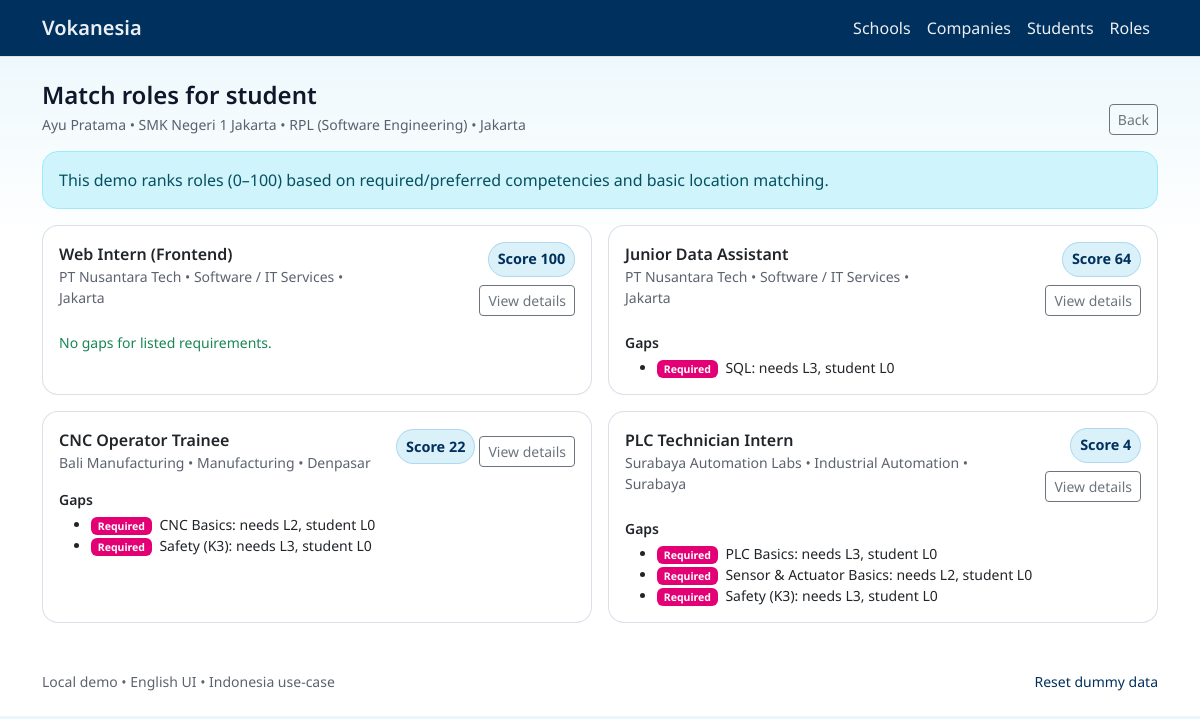
The app's page /match/student/1 with its own data.
### tables this page shows
CREATE TABLE students (
  id INTEGER PRIMARY KEY AUTOINCREMENT,
  name TEXT NOT NULL,
  school_id INTEGER NOT NULL,
  program TEXT NOT NULL,
  city TEXT,
  availability TEXT,
  about TEXT,
  FOREIGN KEY(school_id) REFERENCES schools(id) ON DELETE CASCADE
);

CREATE TABLE schools (
  id INTEGER PRIMARY KEY AUTOINCREMENT,
  name TEXT NOT NULL,
  city TEXT
);

CREATE TABLE roles (
  id INTEGER PRIMARY KEY AUTOINCREMENT,
  company_id INTEGER NOT NULL,
  title TEXT NOT NULL,
  description TEXT,
  city TEXT,
  FOREIGN KEY(company_id) REFERENCES companies(id) ON DELETE CASCADE
);

CREATE TABLE companies (
  id INTEGER PRIMARY KEY AUTOINCREMENT,
  name TEXT NOT NULL,
  sector TEXT,
  city TEXT
);

CREATE TABLE role_requirements (
  id INTEGER PRIMARY KEY AUTOINCREMENT,
  role_id INTEGER NOT NULL,
  competency_id INTEGER NOT NULL,
  min_level INTEGER NOT NULL CHECK(min_level BETWEEN 1 AND 5),
  required INTEGER NOT NULL CHECK(required IN (0,1)),
  FOREIGN KEY(role_id) REFERENCES roles(id) ON DELETE CASCADE,
  FOREIGN KEY(competency_id) REFERENCES competencies(id) ON DELETE CASCADE
);

CREATE TABLE competencies (
  id INTEGER PRIMARY KEY AUTOINCREMENT,
  name TEXT NOT NULL,
  category TEXT
);

### app.py (the view)
@app.route("/match/student/<int:student_id>")
def match_student(student_id: int):
    db = get_db()
    student = fetch_one(
        db,
        """
        SELECT s.*, sc.name AS school_name
        FROM students s
        JOIN schools sc ON sc.id = s.school_id
        WHERE s.id = ?
        """,
        (student_id,),
    )
    if not student:
        return render_template("not_found.html", title="Student not found"), 404
    roles_rows = fetch_all(
        db,
        """
        SELECT r.*, c.name AS company_name, c.sector
        FROM roles r
        JOIN companies c ON c.id = r.company_id
        ORDER BY r.title ASC
        """,
    )
    student_skills = get_student_skill_map(db, int(student_id))
    ranked = []
    for role in roles_rows:
        requirements = get_role_requirements(db, int(role["id"]))
        score, gaps = compute_match_score(student["city"], role["city"], student_skills, requirements)
        ranked.append({"role": role, "score": score, "gaps": gaps})
    ranked.sort(key=lambda x: x["score"], reverse=True)
    return render_template("match_student.html", student=student, ranked=ranked)

### app.py (called while the page is built)
def get_db() -> sqlite3.Connection:
    if "db" not in g:
        conn = sqlite3.connect(DB_PATH)
        conn.row_factory = sqlite3.Row
        g.db = conn
    return g.db

def fetch_all(db: sqlite3.Connection, sql: str, params: Tuple[Any, ...] = ()) -> List[sqlite3.Row]:
    return db.execute(sql, params).fetchall()

def fetch_one(db: sqlite3.Connection, sql: str, params: Tuple[Any, ...] = ()) -> sqlite3.Row | None:
    return db.execute(sql, params).fetchone()

def get_student_skill_map(db: sqlite3.Connection, student_id: int) -> Dict[int, Dict[str, Any]]:
    rows = fetch_all(
        db,
        """
        SELECT ss.competency_id, ss.level, ss.verified, c.name AS competency_name, c.category
        FROM student_skills ss
        JOIN competencies c ON c.id = ss.competency_id
        WHERE ss.student_id = ?
        """,
        (student_id,),
    )
    out: Dict[int, Dict[str, Any]] = {}
    for r in rows:
        out[int(r["competency_id"])] = {
            "level": int(r["level"]),
            "verified": int(r["verified"]),
            "name": r["competency_name"],
            "category": r["category"],
        }
    return out

def get_role_requirements(db: sqlite3.Connection, role_id: int) -> List[Dict[str, Any]]:
    rows = fetch_all(
        db,
        """
        SELECT rr.competency_id, rr.min_level, rr.required, c.name AS competency_name, c.category
        FROM role_requirements rr
        JOIN competencies c ON c.id = rr.competency_id
        WHERE rr.role_id = ?
        ORDER BY rr.required DESC, c.category ASC, c.name ASC
        """,
        (role_id,),
    )
    return [
        {
            "competency_id": int(r["competency_id"]),
            "min_level": int(r["min_level"]),
            "required": int(r["required"]),
            "name": r["competency_name"],
            "category": r["category"],
        }
        for r in rows
    ]

### templates/match_student.html
{% extends "base.html" %}
{% block content %}
<div class="d-flex flex-wrap justify-content-between align-items-end gap-2 mb-3">
  <div>
    <h1 class="h4 fw-semibold mb-1">Match roles for student</h1>
    <div class="text-secondary small">{{ student.name }} • {{ student.school_name }} • {{ student.program }} • {{ student.city or "—" }}</div>
  </div>
  <a class="btn btn-outline-secondary btn-sm" href="{{ url_for('students') }}">Back</a>
</div>
<div class="alert alert-info rounded-4">
  This demo ranks roles (0–100) based on required/preferred competencies and basic location matching.
</div>
<div class="row g-3">
  {% for item in ranked %}
  <div class="col-md-6">
    <div class="card rounded-4 h-100">
      <div class="card-body">
        <div class="d-flex justify-content-between align-items-start gap-3">
          <div>
            <div class="fw-semibold">{{ item.role.title }}</div>
            <div class="text-secondary small">{{ item.role.company_name }} • {{ item.role.sector }} • {{ item.role.city or "—" }}</div>
          </div>
          <div class="text-end">
            <div class="score-pill">Score {{ item.score }}</div>
            <a class="btn btn-sm btn-outline-secondary mt-2" href="{{ url_for('role_detail', role_id=item.role.id) }}">View details</a>
          </div>
        </div>
        {% if item.gaps|length > 0 %}
          <div class="mt-3">
            <div class="small fw-semibold mb-1">Gaps</div>
            <ul class="small mb-0">
              {% for g in item.gaps %}
                <li>
                  {% if g.required %}
                    <span class="badge text-bg-danger me-1">Required</span>
                  {% else %}
                    <span class="badge text-bg-secondary me-1">Preferred</span>
                  {% endif %}
                  {{ g.name }}: needs L{{ g.needed_level }}, student L{{ g.student_level }}
                </li>
              {% endfor %}
            </ul>
          </div>
        {% else %}
          <div class="mt-3 small text-success">No gaps for listed requirements.</div>
        {% endif %}
      </div>
    </div>
  </div>
  {% endfor %}
</div>
{% endblock %}

### static/styles.css (style rules this page uses)
:root { --tud-blue: #00305D; --tud-mid: #2C94CC; --tud-light:#84CFED; --tud-magenta:#E20074; --tud-ink: #0f172a; --tud-muted: rgba(15, 23, 42, .68); --tud-border: rgba(0, 48, 93, .15); }
html, body { font-family: "Noto Sans", system-ui, -apple-system, Segoe UI, Roboto, Arial, sans-serif; }
body { background: linear-gradient(180deg, rgba(132,207,237,.18) 0%, rgba(255,255,255,1) 240px); color: var(--tud-ink); }
.card { border-color: var(--tud-border); }
.score-pill { display: inline-block; padding: .35rem .55rem; border-radius: 999px; background: rgba(132,207,237,.30); color: var(--tud-blue); border: 1px solid rgba(44,148,204,.25); font-weight: 700; font-size: .9rem; }
.badge.text-bg-danger { background-color: var(--tud-magenta) !important; }
.text-secondary { color: var(--tud-muted) !important; }
a { color: var(--tud-blue); }

### records on screen
students: name "Ayu Pratama", program "RPL (Software Engineering)", city "Jakarta"
schools: school_name "SMK Negeri 1 Jakarta"
roles: role "Web Intern (Frontend)", role "Jakarta"
companies: role.company_name "PT Nusantara Tech" "PT Nusantara Tech", role.sector "Software / IT Services" "Software / IT Services"
roles: role "Junior Data Assistant", role "Jakarta"
role_requirements: required "Required", name "SQL", needed_level "3", student_level "0"
roles: role "CNC Operator Trainee", role "Denpasar"
companies: role.company_name "Bali Manufacturing", role.sector "Manufacturing"
role_requirements: required "Required", name "CNC Basics", needed_level "2", student_level "0"
role_requirements: required "Required", name "Safety (K3)", needed_level "3", student_level "0"
roles: role "PLC Technician Intern", role "Surabaya"
companies: role.company_name "Surabaya Automation Labs", role.sector "Industrial Automation"
role_requirements: required "Required", name "PLC Basics", needed_level "3", student_level "0"
role_requirements: required "Required", name "Sensor & Actuator Basics", needed_level "2", student_level "0"
role_requirements: required "Required", name "Safety (K3)", needed_level "3", student_level "0"

### other values on screen
{{ item.score }} "100" "64" "22" "4"
